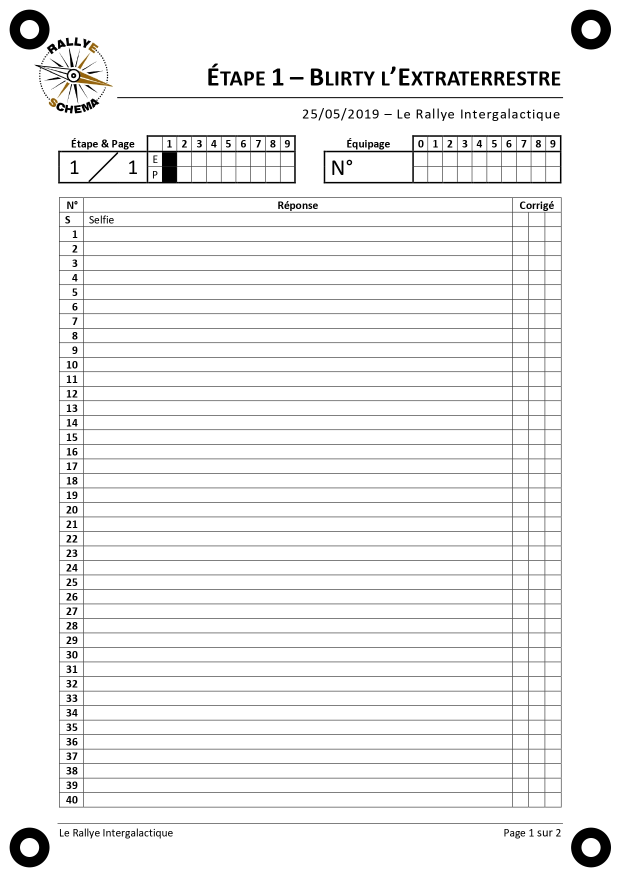
#> input picture rallye-core-service/src/test/resources/Challenge 1 - Page 1.jpg, 1241 x 1754 px (shown at 1/2 size)
$ python -i markers.py   (imports and definitions only)
#> lines starting #> are read from the running program, lines starting #| are printed output that depends on the picture; after the words box and inside, x2 and y2 are one past the last pixel; in counts of white or black regions, pixels touching at a corner belong together
#> further down, picture is the input picture: shape (1754, 1241, 3); mean B, G, R 242.3, 242.4, 242.4
from dataclasses import dataclass
from itertools import combinations
from math import pi

import cv2
import numpy as np

from .errors import ProcessingError


@dataclass(frozen=True)
class MarkerCandidate:
    x: float
    y: float
    radius: float
    score: float


@dataclass(frozen=True)
class DetectedMarkers:
    points: np.ndarray
    confidence: float


def _contour_candidates(binary: np.ndarray, width: int, height: int) -> list[MarkerCandidate]:
    min_dimension = min(width, height)
    contours, hierarchy = cv2.findContours(binary, cv2.RETR_TREE, cv2.CHAIN_APPROX_SIMPLE)
    if hierarchy is None:
        return []

    minimum_area = (min_dimension * 0.008) ** 2 * pi
    maximum_area = (min_dimension * 0.09) ** 2 * pi
    candidates: list[MarkerCandidate] = []

    for index, contour in enumerate(contours):
        area = cv2.contourArea(contour)
        if not minimum_area <= area <= maximum_area:
            continue
        perimeter = cv2.arcLength(contour, True)
        if perimeter <= 0:
            continue
        circularity = 4 * pi * area / (perimeter * perimeter)
        if circularity < 0.52:
            continue

        child_index = hierarchy[0][index][2]
        if child_index < 0:
            continue
        child = contours[child_index]
        child_area = cv2.contourArea(child)
        if child_area <= 0:
            continue
        hole_ratio = child_area / area
        if not 0.10 <= hole_ratio <= 0.78:
            continue

        (x, y), radius = cv2.minEnclosingCircle(contour)
        margin_x = min(x, width - x) / width
        margin_y = min(y, height - y) / height
        border_likelihood = 1 - min(1.0, min(margin_x, margin_y) / 0.35)
        expected_radius = min_dimension * 0.031
        size_likelihood = max(0.0, 1 - abs(radius - expected_radius) / expected_radius)
        score = (
            0.42 * min(1.0, circularity)
            + 0.20 * (1 - abs(hole_ratio - 0.35))
            + 0.18 * border_likelihood
            + 0.20 * size_likelihood
        )
        candidates.append(MarkerCandidate(x, y, radius, score))

    return candidates


def _candidate_markers(gray: np.ndarray) -> list[MarkerCandidate]:
    height, width = gray.shape
#> height = 1754; width = 1241
    blurred = cv2.GaussianBlur(gray, (5, 5), 0)
    adaptive = cv2.adaptiveThreshold(
        blurred,
        255,
        cv2.ADAPTIVE_THRESH_GAUSSIAN_C,
        cv2.THRESH_BINARY_INV,
        51,
        9,
    )
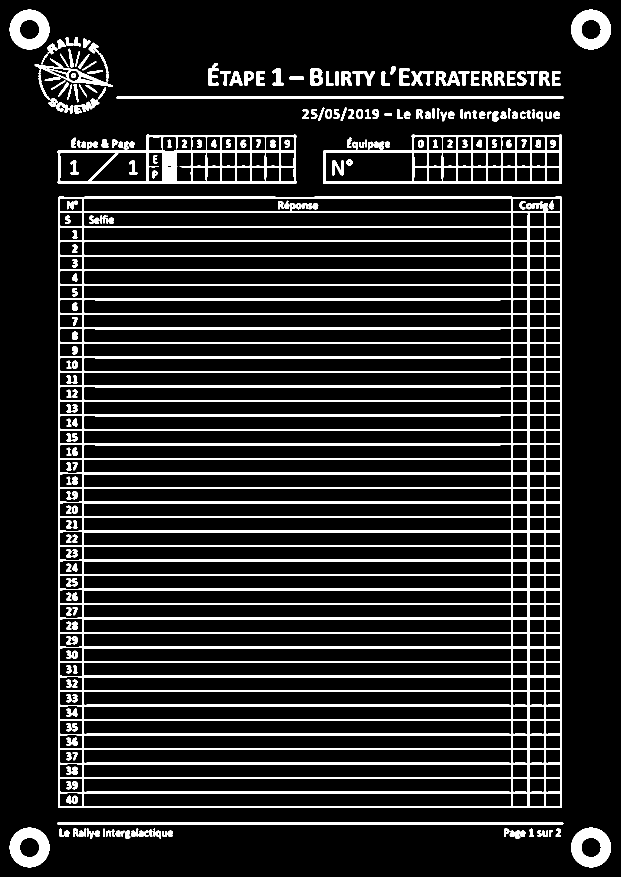
#> adaptive: shape (1754, 1241) (shown at 1/2 size); 12.4% white; 242 white regions (1 under 20 px), largest, box (x1, y1, x2, y2) and area: (117, 393, 1124, 1616) 185536, (115, 269, 593, 368) 11304, (646, 269, 1124, 368) 9858
    _, otsu = cv2.threshold(blurred, 0, 255, cv2.THRESH_BINARY_INV + cv2.THRESH_OTSU)
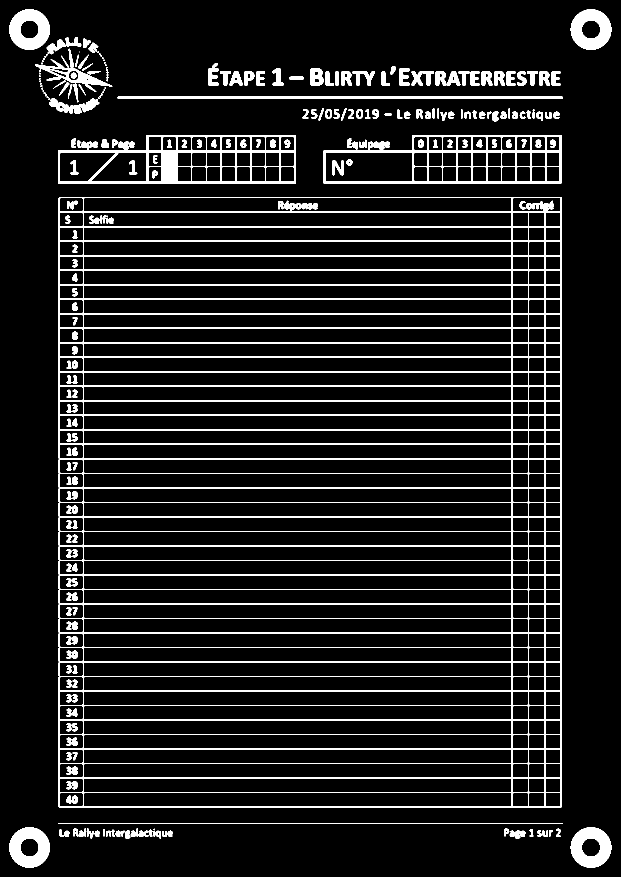
#> otsu: shape (1754, 1241) (shown at 1/2 size); 9.3% white; 251 white regions (33 under 20 px)

    merged: list[MarkerCandidate] = []
    for candidate in _contour_candidates(adaptive, width, height) + _contour_candidates(otsu, width, height):
#> in _contour_candidates, `contours, hierarchy = cv2.findContours(binary, cv2.RETR_TREE, cv2.CHAI..`: contours = 624 contours, 81 with area under 20; largest, box (x1, y1, x2, y2) and area: (117, 393, 1124, 1616) 1229125, (646, 269, 1124, 368) 40772, (115, 269, 593, 368) 40592, (167, 425, 1024, 453) 23108, (167, 570, 1024, 598) 23107
#> in _contour_candidates, `minimum_area = (min_dimension * 0.008) ** 2 * pi`: minimum_area = 309.7
#> in _contour_candidates, `maximum_area = (min_dimension * 0.09) ** 2 * pi`: maximum_area = 39190.3
#> in _contour_candidates (call 2), `contours, hierarchy = cv2.findContours(binary, cv2.RETR_TREE, cv2.CHAI..`: contours = 609 contours, 94 with area under 20; largest, box (x1, y1, x2, y2) and area: (117, 394, 1124, 1615) 1227194, (646, 270, 1124, 368) 41156, (116, 270, 592, 368) 40935, (167, 1324, 1024, 1353) 23966, (167, 1295, 1024, 1324) 23964
        duplicate_index = next(
            (
                index
                for index, existing in enumerate(merged)
                if np.hypot(existing.x - candidate.x, existing.y - candidate.y)
                < 0.45 * max(existing.radius, candidate.radius)
            ),
            None,
        )
        if duplicate_index is None:
            merged.append(candidate)
        elif candidate.score > merged[duplicate_index].score:
            merged[duplicate_index] = candidate
#> this loop made 70 passes
#> after the loop, merged = 38 items

    # A damaged or annotated ring can lose its contour hierarchy. Hough then
    # provides complementary candidates. It must also run when four corner
    # regions appear occupied: a checkbox can otherwise impersonate a damaged
    # ring and prevent the real marker from ever reaching the geometry check.
    # The page geometry below remains responsible for rejecting unrelated
    # circles.
    min_dimension = min(width, height)
#> min_dimension = 1241
    scale = min(1.0, 1200.0 / max(width, height))
#> scale = 0.684
    reduced = cv2.resize(blurred, None, fx=scale, fy=scale, interpolation=cv2.INTER_AREA)
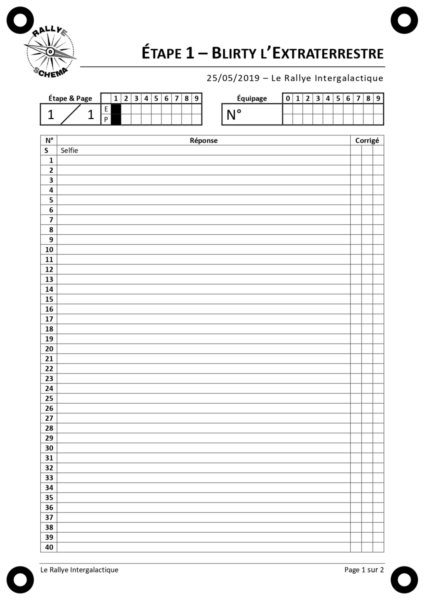
#> reduced: shape (1200, 849) (shown at 1/2 size); min 0, max 255, mean 242.4
    hough = cv2.HoughCircles(
        reduced,
        cv2.HOUGH_GRADIENT,
        dp=1.25,
        minDist=max(20, int(min_dimension * scale * 0.07)),
        param1=120,
        param2=32,
        minRadius=max(4, int(min_dimension * scale * 0.018)),
        maxRadius=max(8, int(min_dimension * scale * 0.050)),
    )
#> hough = 41 rows, first 8: [808.1, 1159.4, 27.5], [40.62, 1159.4, 26.5], [130.6, 1005.6, 39.88], [39.38, 39.38, 26.62], [135.6, 845.6, 41.25], [245.6, 220.6, 37.12], [808.1, 39.38, 27.88], [705.6, 409.4, 41.25]
    if hough is not None:
        expected_radius = min_dimension * 0.031
#> expected_radius = 38.47
        for reduced_x, reduced_y, reduced_radius in hough[0]:
            x, y, radius = reduced_x / scale, reduced_y / scale, reduced_radius / scale
            size_likelihood = max(0.0, 1 - abs(radius - expected_radius) / expected_radius)
            margin_x = min(x, width - x) / width
            margin_y = min(y, height - y) / height
            border_likelihood = 1 - min(1.0, min(margin_x, margin_y) / 0.35)
            fallback = MarkerCandidate(
                float(x),
                float(y),
                float(radius),
                0.34 + 0.22 * size_likelihood + 0.14 * border_likelihood,
            )
            duplicate_index = next(
                (
                    index
                    for index, existing in enumerate(merged)
                    if np.hypot(existing.x - fallback.x, existing.y - fallback.y)
                    < 0.45 * max(existing.radius, fallback.radius)
                ),
                None,
            )
            if duplicate_index is None:
                merged.append(fallback)
#> this loop made 41 passes
#> (reduced_x, reduced_y, reduced_radius, x, y, radius, size_likelihood, margin_x) on passes 3, 5, 6, 8, 9, 10, 11, 12, 14, 15, 16: (130.6, 1005.6, 39.88, 190.9, 1469.9, 58.28, 0.485, 0.154), (135.6, 845.6, 41.25, 198.2, 1236, 60.29, 0.433, 0.16), (245.6, 220.6, 37.12, 359, 322.5, 54.26, 0.589, 0.289), (705.6, 409.4, 41.25, 1031.4, 598.4, 60.29, 0.433, 0.169), (705.6, 235.6, 41.25, 1031.4, 344.4, 60.29, 0.433, 0.169), (705.6, 845.6, 41.25, 1031.4, 1236, 60.29, 0.433, 0.169), (730.6, 315.6, 35.75, 1067.9, 461.3, 52.25, 0.642, 0.139), (130.6, 944.4, 39.88, 190.9, 1380.4, 58.28, 0.485, 0.154), (735.6, 1025.6, 39.88, 1075.2, 1499.1, 58.28, 0.485, 0.134), (695.6, 169.4, 37.12, 1016.8, 247.6, 54.26, 0.589, 0.181), (730.6, 960.6, 37.12, 1067.9, 1404.1, 54.26, 0.589, 0.139)
#> (reduced_x, reduced_y, reduced_radius, x, y, radius, size_likelihood, margin_x) on passes 1, 2, 4, 7, 13, 38: (808.1, 1159.4, 27.5, 1181.2, 1694.6, 40.2, 0.955, 0.0482), (40.62, 1159.4, 26.5, 59.38, 1694.6, 38.73, 0.993, 0.0478), (39.38, 39.38, 26.62, 57.55, 57.55, 38.92, 0.988, 0.0464), (808.1, 39.38, 27.88, 1181.2, 57.55, 40.74, 0.941, 0.0482), (635.6, 190.6, 38.5, 929.1, 278.6, 56.27, 0.537, 0.251), (90.62, 895.6, 21.75, 132.5, 1309.1, 31.79, 0.826, 0.107)
#> after the loop, merged = 73 items

    merged.sort(key=lambda candidate: candidate.score, reverse=True)
    return merged[:30]


def _order_points(points: np.ndarray) -> np.ndarray:
    ordered = np.zeros((4, 2), dtype=np.float32)
    point_sum = points.sum(axis=1)
    point_difference = np.diff(points, axis=1).reshape(-1)
    ordered[0] = points[np.argmin(point_sum)]
    ordered[2] = points[np.argmax(point_sum)]
    ordered[1] = points[np.argmin(point_difference)]
    ordered[3] = points[np.argmax(point_difference)]
    return ordered


def _quad_score(
    points: np.ndarray,
    width: int,
    height: int,
    candidate_score: float,
    weakest_candidate_score: float,
) -> float:
    ordered = _order_points(points)
    if len(np.unique(ordered, axis=0)) != 4:
        return -1

    if not cv2.isContourConvex(ordered.astype(np.int32)):
        return -1
    area = abs(cv2.contourArea(ordered))
    area_ratio = area / (width * height)
    if area <= 0:
        return -1

    top, right, bottom, left = (
        np.linalg.norm(ordered[1] - ordered[0]),
        np.linalg.norm(ordered[2] - ordered[1]),
        np.linalg.norm(ordered[2] - ordered[3]),
        np.linalg.norm(ordered[3] - ordered[0]),
    )
    if min(top, right, bottom, left) <= 0:
        return -1
    opposite_similarity = min(top, bottom) / max(top, bottom)
    opposite_similarity += min(left, right) / max(left, right)

    expected = np.array(
        [[0.12 * width, 0.08 * height], [0.88 * width, 0.08 * height],
         [0.88 * width, 0.92 * height], [0.12 * width, 0.92 * height]],
        dtype=np.float32,
    )
    normalized_distance = np.mean(np.linalg.norm(ordered - expected, axis=1)) / np.hypot(width, height)
    # A second sheet can remain visible below the photographed form. One of its
    # rings may enlarge an otherwise plausible quadrilateral. Reward the
    # weakest of the four candidates so four clear rings from the same sheet
    # win over a larger quadrilateral completed by a marginal foreign ring.
    return (
        2.2 * area_ratio
        + 0.45 * opposite_similarity
        + 0.25 * candidate_score
        + 1.25 * weakest_candidate_score
        - 0.8 * normalized_distance
    )


def detect_markers(image: np.ndarray) -> DetectedMarkers:
    gray = cv2.cvtColor(image, cv2.COLOR_BGR2GRAY)
    candidates = _candidate_markers(gray)
#> candidates = 30 items
    if len(candidates) < 4:
        raise ProcessingError(
            "MARKERS_NOT_FOUND",
            f"Quatre repères sont nécessaires ; {len(candidates)} candidat(s) seulement ont été détectés.",
        )

    height, width = gray.shape
#> height = 1754; width = 1241
    best_points = None
    best_score = -1.0
    for group in combinations(candidates, 4):
        points = np.array([[candidate.x, candidate.y] for candidate in group], dtype=np.float32)
        score = _quad_score(
            points,
            width,
            height,
            sum(candidate.score for candidate in group) / 4,
            min(candidate.score for candidate in group),
        )
        if score > best_score:
            best_score = score
            best_points = _order_points(points)
#> this loop made 27405 passes
#> score on passes 3, 8, 9: -1, -1, -1

    if best_points is None:
        raise ProcessingError(
            "MARKER_GEOMETRY_INVALID",
            "Des formes ressemblant aux repères ont été trouvées, mais aucune combinaison ne délimite correctement la page.",
        )

    confidence = float(np.clip((best_score - 1.0) / 2.0, 0.0, 1.0))
    return DetectedMarkers(best_points, confidence)

>>> import cv2
>>> picture = cv2.imread('../../../rallye-core-service/src/test/resources/Challenge 1 - Page 1.jpg')
>>> result = detect_markers(picture)

$ run again, on rallye-core-service/src/test/resources/Challenge 1 - Page 2.jpg
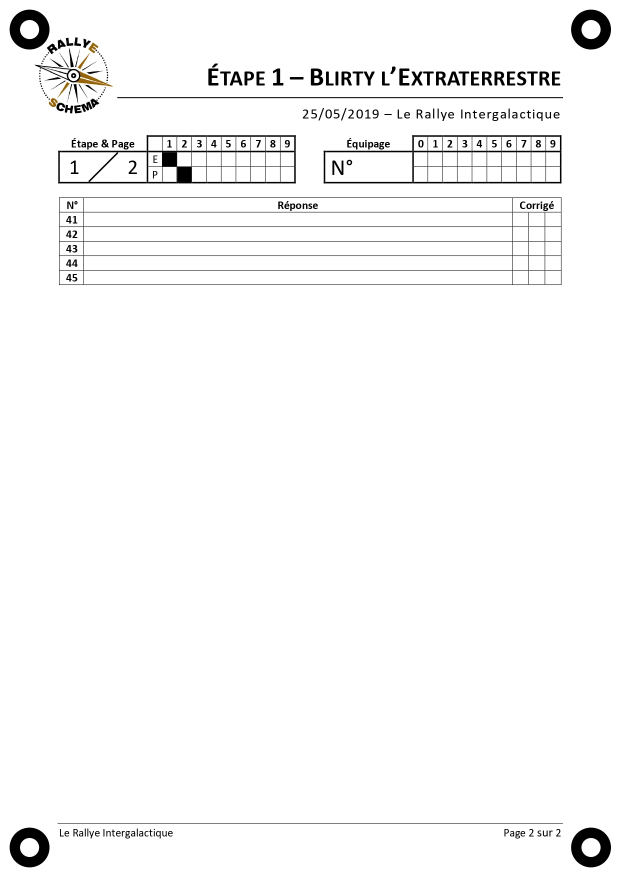
#> input picture rallye-core-service/src/test/resources/Challenge 1 - Page 2.jpg, 1241 x 1754 px (shown at 1/2 size)
#> picture is the input picture: shape (1754, 1241, 3); mean B, G, R 247.8, 247.9, 247.9
#> in _candidate_markers, `adaptive = cv2.adaptiveThreshold( blurred, 255, cv2.ADAPTIVE_THRESH_GA..`:
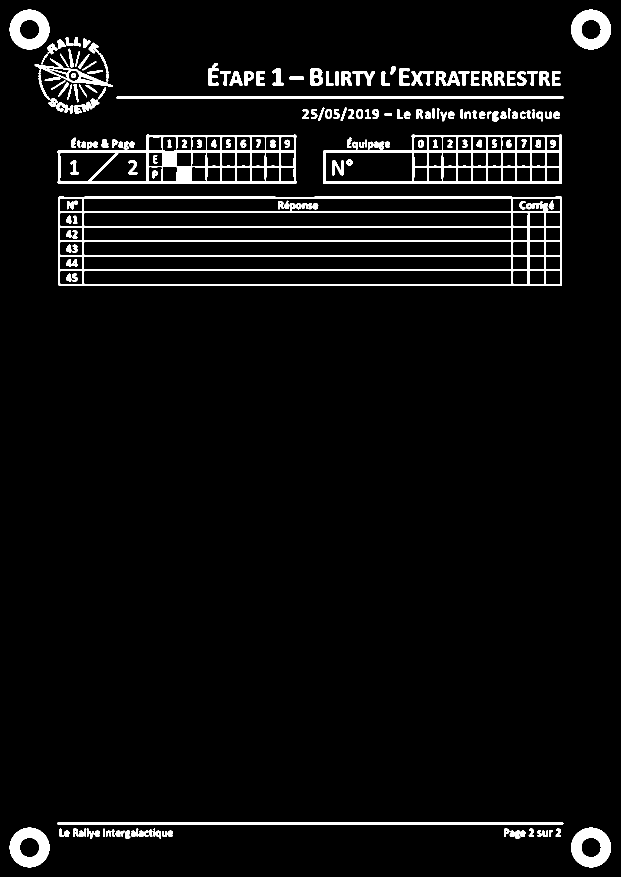
#> adaptive: shape (1754, 1241) (shown at 1/2 size); 4.7% white; 178 white regions (1 under 20 px), largest, box (x1, y1, x2, y2) and area: (117, 393, 1124, 571) 26090, (115, 269, 593, 368) 11288, (646, 269, 1124, 368) 9858
#> in _candidate_markers, `_, otsu = cv2.threshold(blurred, 0, 255, cv2.THRESH_BINARY_INV + cv2.T..`:
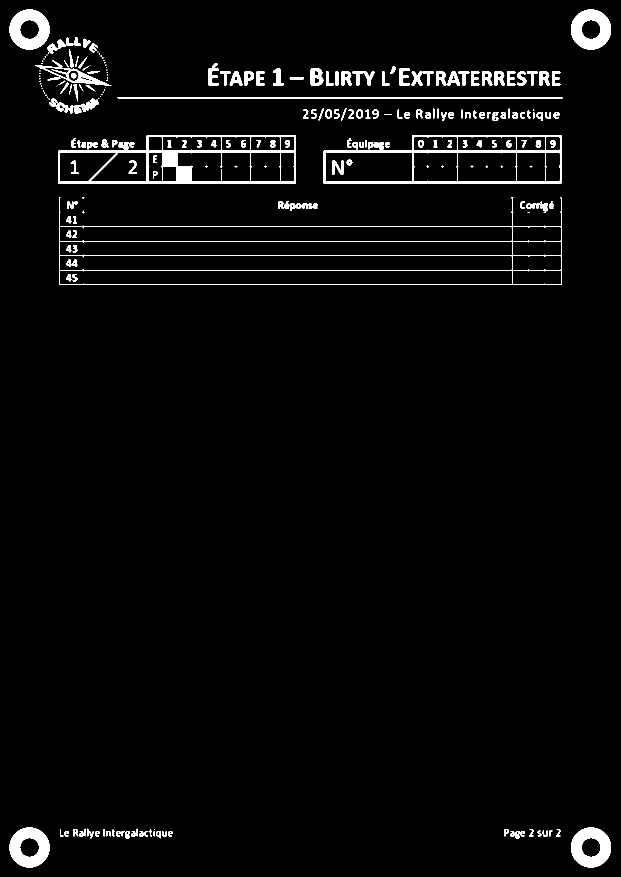
#> otsu: shape (1754, 1241) (shown at 1/2 size); 3% white; 240 white regions (55 under 20 px)
#> in _contour_candidates, `min_dimension = min(width, height)`: min_dimension = 1241
#> contours = 362 contours, 66 with area under 20; largest, box (x1, y1, x2, y2) and area: (117, 393, 1124, 571) 177855, (646, 269, 1124, 368) 40772, (115, 269, 593, 368) 40592, (167, 512, 1024, 540) 23107, (167, 483, 1024, 511) 23107
#> minimum_area = 309.7
#> maximum_area = 39190.3
#> contours = 357 contours, 117 with area under 20; largest, box (x1, y1, x2, y2) and area: (118, 395, 1123, 570) 116506, (647, 270, 1123, 367) 40112, (116, 270, 592, 367) 40112, (118, 540, 1025, 570) 26258, (118, 511, 1025, 541) 26258
#> the loop in _candidate_markers, `for candidate in _contour_candidates(adaptive, width, height) + _conto..` made 34 passes
#> duplicate_index on passes 26 to 33: 0, 1, 4, 14, 20, 21, 22, 23
#> after the loop in _candidate_markers, `for candidate in _contour_candidates(adaptive, width, height) + _conto..`: merged = 25 items
#> hough = 19 rows, first 8: [808.1, 1159.4, 27.5], [40.62, 1159.4, 26.5], [130.6, 349.4, 41.25], [39.38, 39.38, 26.62], [245.6, 220.6, 37.12], [808.1, 39.38, 27.88], [705.6, 235.6, 41.25], [730.6, 315.6, 35.75]
#> the loop in _candidate_markers, `for reduced_x, reduced_y, reduced_radius in hough[0]:` made 19 passes
#> (reduced_x, reduced_y, reduced_radius, x, y, radius, size_likelihood, margin_x) on passes 3, 5, 7, 8, 10, 11, 12: (130.6, 349.4, 41.25, 190.9, 510.7, 60.29, 0.433, 0.154), (245.6, 220.6, 37.12, 359, 322.5, 54.26, 0.589, 0.289), (705.6, 235.6, 41.25, 1031.4, 344.4, 60.29, 0.433, 0.169), (730.6, 315.6, 35.75, 1067.9, 461.3, 52.25, 0.642, 0.139), (695.6, 169.4, 37.12, 1016.8, 247.6, 54.26, 0.589, 0.181), (103.1, 128.1, 24.75, 150.7, 187.3, 36.18, 0.94, 0.121), (590.6, 235.6, 35.75, 863.3, 344.4, 52.25, 0.642, 0.304)
#> after the loop in _candidate_markers, `for reduced_x, reduced_y, reduced_radius in hough[0]:`: merged = 39 items
#> candidates = 30 items
#> the loop in detect_markers, `for group in combinations(candidates, 4):` made 27405 passes
#> score on passes 2 to 4: -1, -1, -1
#> after the loop in detect_markers, `for group in combinations(candidates, 4):`: best_score = 4.08
#> confidence = 1
